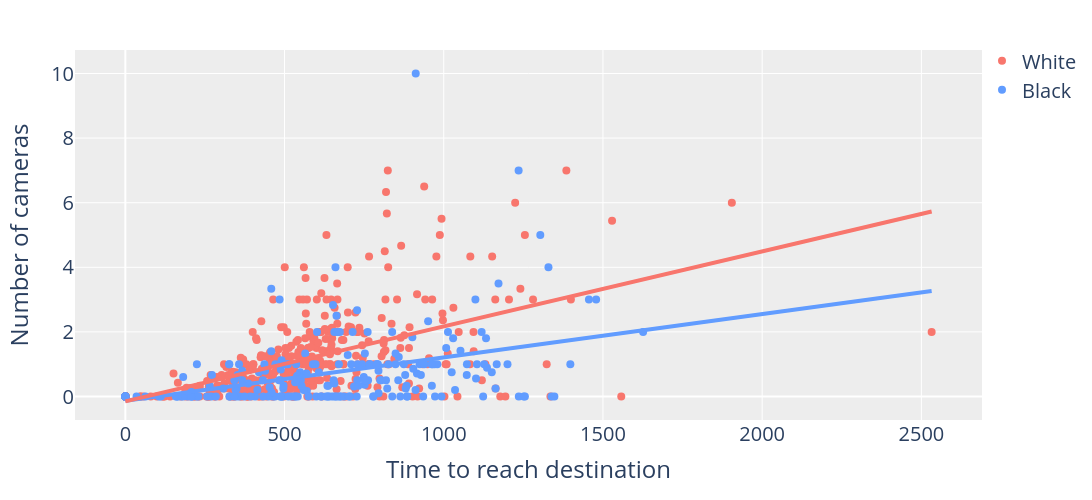

The notebook cell this image was saved under:
### Code cell
fig = go.Figure()

red = '#f8766d'
blue = '#619cff'

xmax = results.shortest_path.max()

xw = results.loc[results.majority == 'white'].shortest_path
yw = results.loc[results.majority == 'white'].n_cameras

cw = np.polyfit(xw, yw, 1) 

fig.add_trace(go.Scatter(
    x=xw, 
    y=yw,
    mode='markers',
    marker=dict(
        color=red,
        size=8
    ),
     name='White'
    ))

xb = results.loc[results.majority == 'black'].shortest_path
yb = results.loc[results.majority == 'black'].n_cameras

cb = np.polyfit(xb, yb, 1) 

fig.add_trace(go.Scatter(
    x=xb,
    y=yb,
    mode='markers',
    marker=dict(
        color=blue,
        size=8
    ),
    name='Black'
    ))

fig.add_shape(type='line', x0=0, y0=cb[1], x1=xmax, y1=cb[1]+xmax*cb[0], line=dict(color=blue, width=4))
fig.add_shape(type='line', x0=0, y0=cw[1], x1=xmax, y1=cw[1]+xmax*cw[0], line=dict(color=red, width=4))

fig.update_layout(
        #xaxis=dict(title="Day of Week",
                   #x=0.5),
        yaxis=dict(title="Number of cameras"),
        xaxis=dict(title="Time to reach destination"),
        height=500, 
        width=1200,
        #legend_title_text='Week type',
        margin=dict(l=75, r=10, t=50, b=80),
        legend=dict(
                yanchor="bottom",
                y=.84,
                xanchor="left",
                x=1,
                orientation="v",
                font=dict(
                    #family="Courier",
                    size=20,
                   # color="black"
                ),
            ),
        font=dict(size=20), plot_bgcolor="#ededed",
    )

### Figure 1 — Plotly figure (JSON) as saved in the notebook; plotly's stock layout.template omitted (floating-point values rounded to 4 significant figures; data arrays with more than 128 entries replaced by an {"elided": "..."} marker saying what was removed)
{"data": [{"marker": {"color": "#f8766d", "size": 8}, "mode": "markers", "name": "White", "type": "scatter", "x": {"elided": "430 float values"}, "y": {"elided": "430 float values"}}, {"marker": {"color": "#619cff", "size": 8}, "mode": "markers", "name": "Black", "type": "scatter", "x": {"elided": "220 float values"}, "y": {"elided": "220 float values"}}], "layout": {"font": {"size": 20}, "height": 500, "legend": {"font": {"size": 20}, "orientation": "v", "x": 1, "xanchor": "left", "y": 0.84, "yanchor": "bottom"}, "margin": {"b": 80, "l": 75, "r": 10, "t": 50}, "plot_bgcolor": "#ededed", "shapes": [{"line": {"color": "#619cff", "width": 4}, "type": "line", "x0": 0, "x1": 2532.0, "y0": -0.1288, "y1": 3.266}, {"line": {"color": "#f8766d", "width": 4}, "type": "line", "x0": 0, "x1": 2532.0, "y0": -0.1508, "y1": 5.729}], "width": 1200, "xaxis": {"title": {"text": "Time to reach destination"}}, "yaxis": {"title": {"text": "Number of cameras"}}}}
